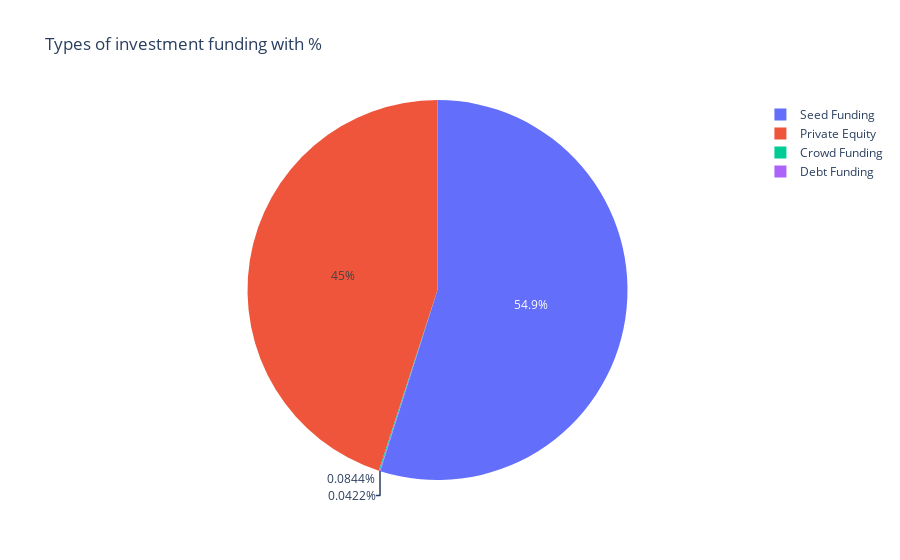

Notebook code cell kept with this figure:
### Code cell
temp = funding_data["InvestmentType"].value_counts()
labels = temp.index
sizes = (temp / temp.sum())*100
trace = go.Pie(labels=labels, values=sizes, hoverinfo='label+percent')
layout = go.Layout(title='Types of investment funding with %')
data = [trace]
fig = go.Figure(data=data, layout=layout)
py.iplot(fig, filename="BorrowerGender")

### Figure 1 — Plotly figure (JSON) as saved in the notebook; plotly's stock layout.template omitted (floating-point values rounded to 4 significant figures)
{"data": [{"hoverinfo": "label+percent", "labels": ["Seed Funding", "Private Equity", "Crowd Funding", "Debt Funding"], "type": "pie", "values": [54.87, 45.0, 0.08435, 0.04218]}], "layout": {"title": {"text": "Types of investment funding with %"}}}
